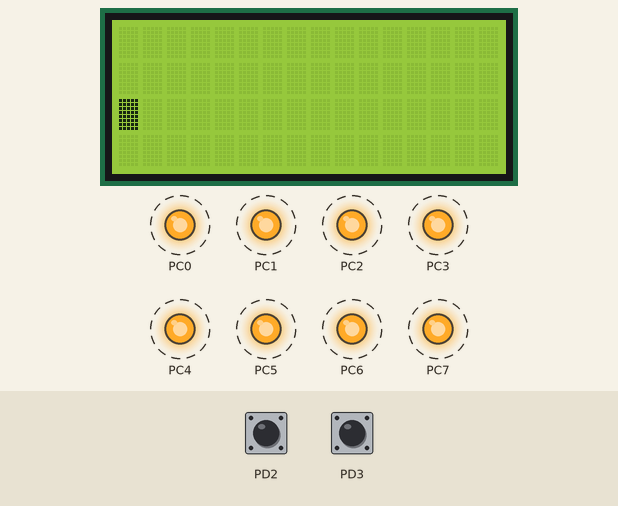
This program was run on a simulated ATmega32, built with avr-gcc and emulated at 4 MHz. On the bench: 16×4 character LCD, output pins drawn as LEDs (lit = HIGH). Wiring (inferred from the signals the program sends): character LCD (HD44780): RS PA0; E PA1; data PA4, PA5, PA6, PA7. Dashed ring = blinking. The inputs (shaded band) are chosen by the test bench; at power-on: PD2 HIGH, PD3 HIGH. Pins used as bus, display or sensor lines are not drawn.

Above: at 1.27 s.
1.3 s: PD2 pulled LOW for 0.15 s
2.0 s: PD3 pulled LOW for 0.15 s
2.7 s: PD2 pulled LOW for 1 s
4.3 s: PD2 pulled LOW for 0.15 s
At 4.97 s:
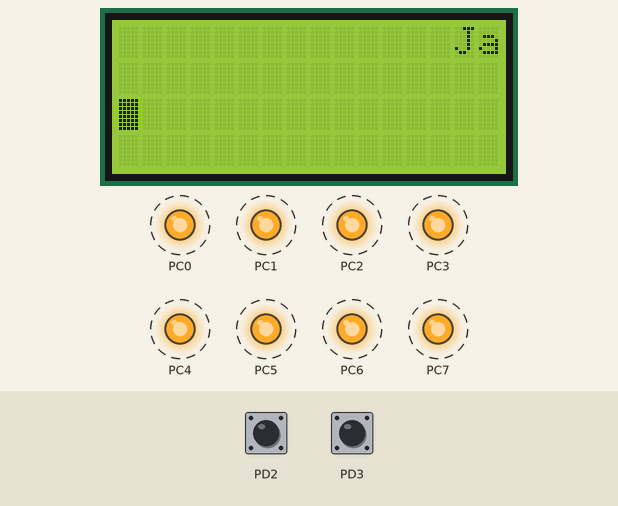
5.0 s: PD2 pulled LOW for 3.2 s
At 5.23 s:
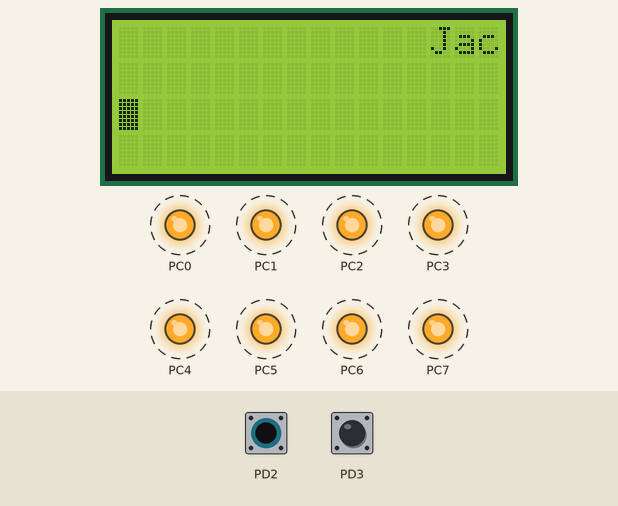
8.8 s: PD2 pulled LOW for 0.15 s
At 9.03 s:
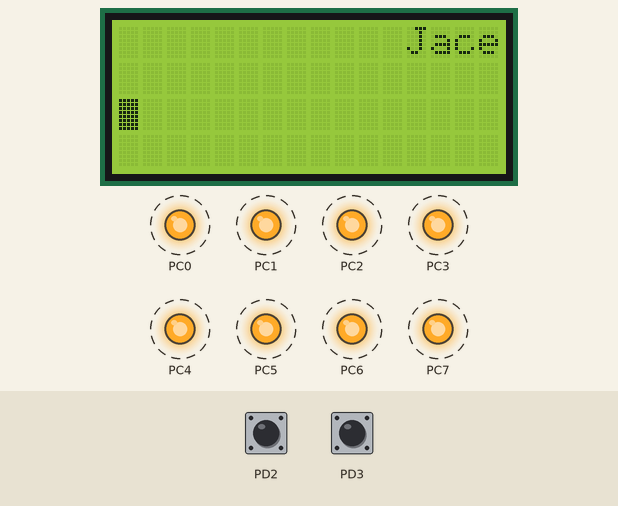
Timing chart, 0 to 10.5 s (numbered marks = the images above; inputs shaded):
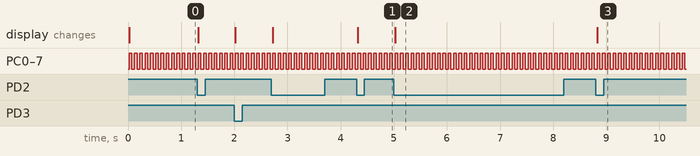

Measured:
- after the input at 4.3 s, the display: changes at once (image 1)
- after the input at 5.0 s, the display: changes at once (image 2)
- after the input at 8.8 s, the display: changes at once (image 3)
- by itself, PC0–7: alternates HIGH for 0.05 s and LOW for 0.05 s

The program:

Z2.c
```c
#define F_CPU 4000000

#include <avr/io.h>
#include <avr/interrupt.h>
#include <util/delay.h>
#include <avr/pgmspace.h>

volatile int counter = 0;						// Licznik

const char imie[] PROGMEM = "Jacek";			// Umieszczam imiê w pamiêci programu

void sendHalfByte(char data)
{
	PORTA |= 0x02; 								// Wysy³am flagê ENABLE
	PORTA = (PORTA & 0x0F) | (data & 0xF0);		// Wysy³am pó³ bajta
	PORTA &= 0xFD;								// Usuwam flagê ENABLE
}

void sendByte(char data)
{
	sendHalfByte(data);							// Wysy³am górn¹ po³owê bajtu
	_delay_us(2);								// Opó nienie w celu wykrycia stanu "0" na pinie ENABLE
	sendHalfByte(data << 4);					// Wysy³am doln¹ po³owê bajtu
}

void sendCommand(char data)
{
	sendByte(data);								// Wysy³am komendê
	_delay_us(50);								// Czekam na przetworzenie komendy
}

void sendChar(char data)
{
	sendByte(data);								// Wysy³am znak
	_delay_us(1500);							// Czekam na wypisanie znaku
}

ISR (INT0_vect) 								// Przerwanie INT0
{
	char byte = pgm_read_byte_near(imie + counter); // Pobieram dane z pamiêci programu

	if(byte)							// Je¿eli nie napotka³em koñca imienia to wypisujê kolejn¹ literê
	{
		sendChar(byte);
		counter++;
	}
}

ISR (INT1_vect) 								// Przerwanie INT1
{
	PORTA &= 0xFE;								// Prze³¹czam LCD w tryb wprowadzania komend
	_delay_us(2);								// Opó nienie w celu wykrycia stanu "0" na pinie RS
	sendCommand(0x01);							// Czyszczê wy wietlacz
	sendCommand(0x90);							// Ustawiam kursor na odpowiedniej pozycji
	counter = 0;								// Resetujê licznik
	PORTA |= 0x01;								// Prze³¹czam LCD w tryb wprowadzania danych
}

int main(void)
{
	_delay_ms(15); 								// Czekam a¿ wy wietlacz LCD zostanie zainicjalizowany

	DDRA |= 0xF3;								// Ustawiam ca³¹ liniê C i czê æ linii A jako wyj cie
	DDRC |= 0xFF;

	PORTD |= 0x0C;								// podci¹gam 2 i 3 PIND pod zasilanie

	MCUCR |= 0x0A;								// Ustawienie aktywacji obu przerwañ w tryb falling-edge;

	GICR |= 0xC0;								// W³¹czenie przerwañ INT0 i INT1


	sendHalfByte(0x30);							// Inicjalizacja standardowymi bajtami
	_delay_ms(5);								// Czekam zgodnie z dokumentacj¹
	sendHalfByte(0x30);
	_delay_us(101);
	sendCommand(0x32);
	sendCommand(0x28);							// Ustawiam tryb 2 linii i znaków 5x8
	sendCommand(0x08);							// Wy³¹czam wy wietlacz zgodnie z dokumentacj¹
	sendCommand(0x01);							// Czyszczê wy wietlacz
	sendCommand(0x07);							// Ustawiam kierunek wyprowadzania tekstu i sposób wyprowadzania na wy wietlacz
	sendCommand(0x0D);							// W³¹czam wy wietlacz i ustawiam znak na pozycji kursora na miganie
	sendCommand(0x90);							// Ustawiam kursor na odpowiedniej pozycji
	PORTA |= 0x01;								// Prze³¹czam LCD w tryb wprowadzania danych

	sei();										// W³¹czam obs³uge przerwañ

	while(1)
	{
		PORTC ^= 0xFF;
		_delay_ms(50);
	}
}
```
